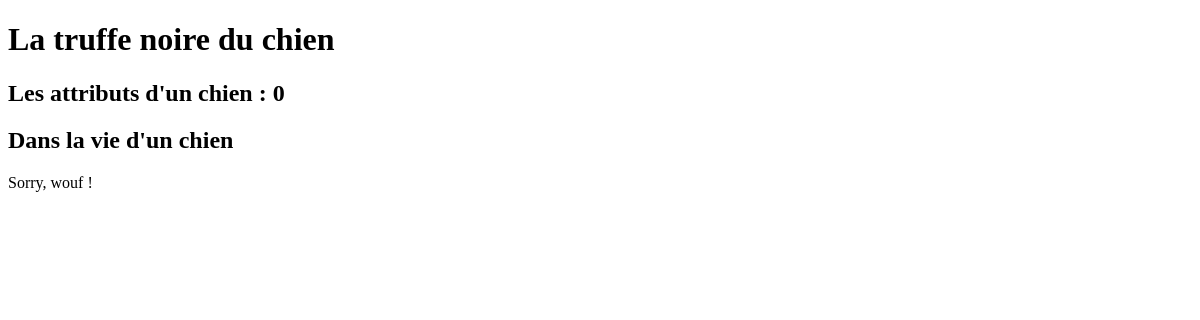
/truffe/, run on an earlier commit of the app's database.
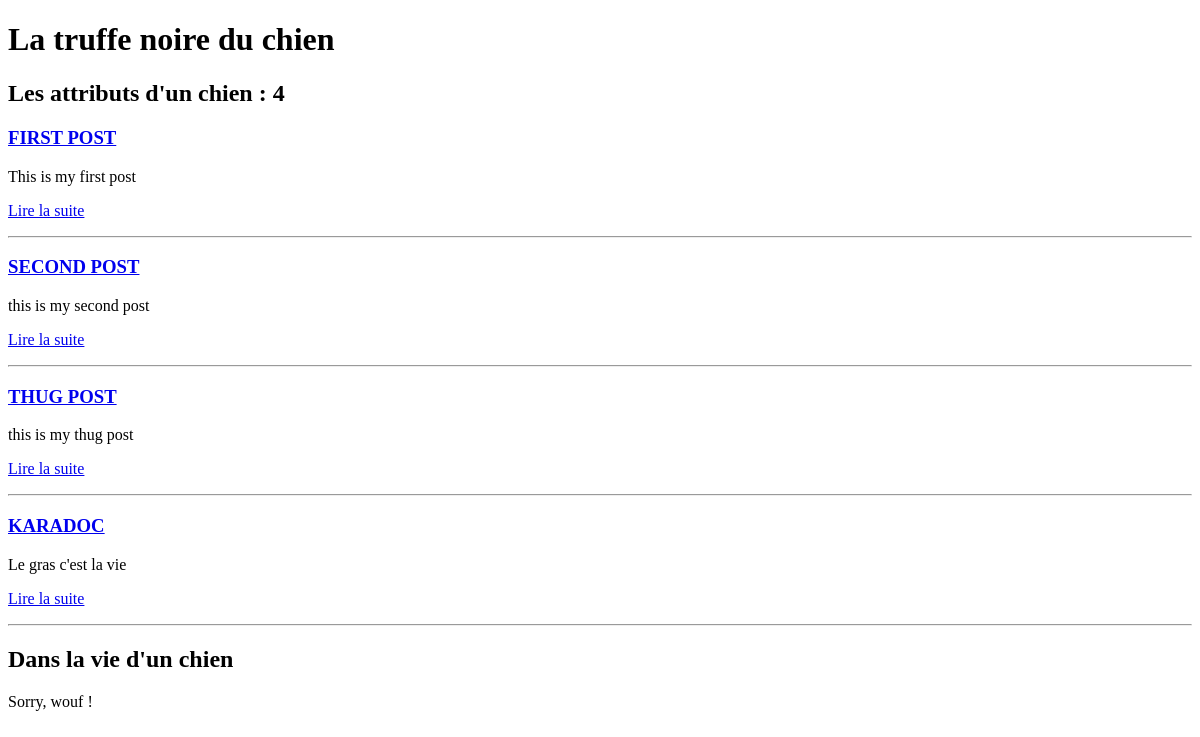
And on a later commit of the database.
### truffe/models.py (models this page shows, shortened)
class Post(models.Model):
	title = models.CharField(max_length=255)
	body = models.TextField()
	created_at = models.DateTimeField(auto_now_add=True)
	updated_at = models.DateTimeField(auto_now=True)

### truffe/views.py (the view)
def index(request):
	posts = Post.objects.all()
	posts2 = []
	return render(request, 'truffe/index.html', {'posts' : posts,})

### truffe/templates/truffe/index.html
{% extends 'layouts/base.html' %}
{% block content %}
	<h1>La truffe noire du chien</h1>
	<h2>Les attributs d'un chien : {{posts|length}}</h2>
		{% for post in posts%}
			<h3> <a href="/truffe/posts/{{post.id}}">{{ post.title|upper }}</a></h3>
			<p>{{ post.body|truncatewords:5 }}</p>
			<p><a href="/truffe/posts/{{post.id}}">Lire la suite</a></p>
			<hr>
		{%endfor%}
	<h2>Dans la vie d'un chien</h2>
		{% for post2 in posts2%}
			<h3>{{ post2.title }}</h3>
			<p>{{ post2.body }}</p>
			<hr>
		{%empty%}
			<p>Sorry, wouf !</p>
		{%endfor%}
 {% endblock %}

### templates/layouts/base.html (shortened to what this page needs)
<!DOCTYPE html>
<html>
<head>
</head>
<body>
	{% block content %} {% endblock %}
</body>
</html>

What changed in the data, as far as the page shows it:
added Post: title "FIRST POST", body "This is my first post"
added Post: title "SECOND POST", body "this is my second post"
added Post: title "THUG POST", body "this is my thug post"
added Post: title "KARADOC", body "Le gras c'est la vie"
Also different on the page:
{{ posts|length }}: "0" → "4"
